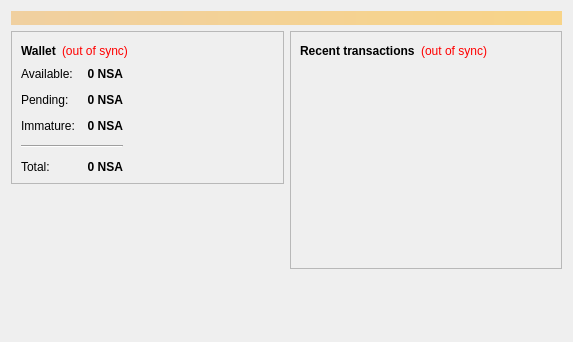
<?xml version="1.0" encoding="UTF-8"?>
<ui version="4.0">
 <class>OverviewPage</class>
 <widget class="QWidget" name="OverviewPage">
  <property name="geometry">
   <rect>
    <x>0</x>
    <y>0</y>
    <width>573</width>
    <height>342</height>
   </rect>
  </property>
  <property name="windowTitle">
   <string>Form</string>
  </property>
  <layout class="QVBoxLayout" name="topLayout">
   <item>
    <widget class="QLabel" name="labelAlerts">
     <property name="visible">
      <bool>false</bool>
     </property>
     <property name="styleSheet">
      <string notr="true">background-color: qlineargradient(x1: 0, y1: 0, x2: 1, y2: 0, stop:0 #F0D0A0, stop:1 #F8D488); color:#000000;</string>
     </property>
     <property name="wordWrap">
      <bool>true</bool>
     </property>
     <property name="margin">
      <number>3</number>
     </property>
    </widget>
   </item>
   <item>
    <layout class="QHBoxLayout" name="horizontalLayout" stretch="1,1">
     <item>
      <layout class="QVBoxLayout" name="verticalLayout_2">
       <item>
        <widget class="QFrame" name="frame">
         <property name="frameShape">
          <enum>QFrame::StyledPanel</enum>
         </property>
         <property name="frameShadow">
          <enum>QFrame::Raised</enum>
         </property>
         <layout class="QVBoxLayout" name="verticalLayout_4">
          <item>
           <layout class="QHBoxLayout" name="horizontalLayout_4">
            <item>
             <widget class="QLabel" name="label_5">
              <property name="font">
               <font>
                <weight>75</weight>
                <bold>true</bold>
               </font>
              </property>
              <property name="text">
               <string>Wallet</string>
              </property>
             </widget>
            </item>
            <item>
             <widget class="QLabel" name="labelWalletStatus">
              <property name="toolTip">
               <string>The displayed information may be out of date. Your wallet automatically synchronizes with the Bitcoin network after a connection is established, but this process has not completed yet.</string>
              </property>
              <property name="styleSheet">
               <string notr="true">QLabel { color: red; }</string>
              </property>
              <property name="text">
               <string notr="true">(out of sync)</string>
              </property>
              <property name="alignment">
               <set>Qt::AlignLeading|Qt::AlignLeft|Qt::AlignVCenter</set>
              </property>
             </widget>
            </item>
            <item>
             <spacer name="horizontalSpacer_2">
              <property name="orientation">
               <enum>Qt::Horizontal</enum>
              </property>
              <property name="sizeHint" stdset="0">
               <size>
                <width>40</width>
                <height>20</height>
               </size>
              </property>
             </spacer>
            </item>
           </layout>
          </item>
          <item>
          <layout class="QHBoxLayout" name="horizontalLayout_3">
           <item>
           <layout class="QFormLayout" name="formLayout_2">
            <property name="fieldGrowthPolicy">
             <enum>QFormLayout::AllNonFixedFieldsGrow</enum>
            </property>
            <property name="horizontalSpacing">
             <number>12</number>
            </property>
            <property name="verticalSpacing">
             <number>12</number>
            </property>
            <item row="0" column="0">
             <widget class="QLabel" name="label">
              <property name="text">
               <string>Available:</string>
              </property>
             </widget>
            </item>
            <item row="0" column="1">
             <widget class="QLabel" name="labelBalance">
              <property name="font">
               <font>
                <weight>75</weight>
                <bold>true</bold>
               </font>
              </property>
              <property name="cursor">
               <cursorShape>IBeamCursor</cursorShape>
              </property>
              <property name="toolTip">
               <string>Your current spendable balance</string>
              </property>
              <property name="text">
               <string notr="true">0 NSA</string>
              </property>
              <property name="alignment">
               <set>Qt::AlignRight|Qt::AlignTrailing|Qt::AlignVCenter</set>
              </property>
              <property name="textInteractionFlags">
               <set>Qt::LinksAccessibleByMouse|Qt::TextSelectableByKeyboard|Qt::TextSelectableByMouse</set>
              </property>
             </widget>
            </item>
            <item row="1" column="0">
             <widget class="QLabel" name="label_3">
              <property name="text">
               <string>Pending:</string>
              </property>
             </widget>
            </item>
            <item row="1" column="1">
             <widget class="QLabel" name="labelUnconfirmed">
              <property name="font">
               <font>
                <weight>75</weight>
                <bold>true</bold>
               </font>
              </property>
              <property name="cursor">
               <cursorShape>IBeamCursor</cursorShape>
              </property>
              <property name="toolTip">
               <string>Total of transactions that have yet to be confirmed, and do not yet count toward the spendable balance</string>
              </property>
              <property name="text">
               <string notr="true">0 NSA</string>
              </property>
              <property name="alignment">
               <set>Qt::AlignRight|Qt::AlignTrailing|Qt::AlignVCenter</set>
              </property>
              <property name="textInteractionFlags">
               <set>Qt::LinksAccessibleByMouse|Qt::TextSelectableByKeyboard|Qt::TextSelectableByMouse</set>
              </property>
             </widget>
            </item>
            <item row="2" column="0">
             <widget class="QLabel" name="labelImmatureText">
              <property name="text">
               <string>Immature:</string>
              </property>
             </widget>
            </item>
            <item row="2" column="1">
             <widget class="QLabel" name="labelImmature">
              <property name="font">
               <font>
                <weight>75</weight>
                <bold>true</bold>
               </font>
              </property>
              <property name="toolTip">
               <string>Mined balance that has not yet matured</string>
              </property>
              <property name="text">
               <string notr="true">0 NSA</string>
              </property>
              <property name="alignment">
               <set>Qt::AlignRight|Qt::AlignTrailing|Qt::AlignVCenter</set>
              </property>
              <property name="textInteractionFlags">
               <set>Qt::LinksAccessibleByMouse|Qt::TextSelectableByKeyboard|Qt::TextSelectableByMouse</set>
              </property>
             </widget>
            </item>
            <item row="4" column="0">
             <widget class="QLabel" name="labelTotalText">
              <property name="text">
               <string>Total:</string>
              </property>
             </widget>
            </item>
            <item row="4" column="1">
             <widget class="QLabel" name="labelTotal">
              <property name="font">
               <font>
                <weight>75</weight>
                <bold>true</bold>
               </font>
              </property>
              <property name="cursor">
               <cursorShape>IBeamCursor</cursorShape>
              </property>
              <property name="toolTip">
               <string>Your current total balance</string>
              </property>
              <property name="text">
               <string notr="true">0 NSA</string>
              </property>
              <property name="alignment">
               <set>Qt::AlignRight|Qt::AlignTrailing|Qt::AlignVCenter</set>
              </property>
              <property name="textInteractionFlags">
               <set>Qt::LinksAccessibleByMouse|Qt::TextSelectableByKeyboard|Qt::TextSelectableByMouse</set>
              </property>
             </widget>
            </item>
            <item row="3" column="0" colspan="2">
             <widget class="Line" name="line">
              <property name="orientation">
               <enum>Qt::Horizontal</enum>
              </property>
             </widget>
            </item>
           </layout>
          </item>
            <item>
             <spacer name="horizontalSpacer_3">
              <property name="orientation">
               <enum>Qt::Horizontal</enum>
              </property>
              <property name="sizeHint" stdset="0">
               <size>
                <width>40</width>
                <height>20</height>
               </size>
              </property>
             </spacer>
            </item>
           </layout>
          </item>
         </layout>
        </widget>
       </item>
       <item>
        <spacer name="verticalSpacer">
         <property name="orientation">
          <enum>Qt::Vertical</enum>
         </property>
         <property name="sizeHint" stdset="0">
          <size>
           <width>20</width>
           <height>40</height>
          </size>
         </property>
        </spacer>
       </item>
      </layout>
     </item>
     <item>
      <layout class="QVBoxLayout" name="verticalLayout_3">
       <item>
        <widget class="QFrame" name="frame_2">
         <property name="frameShape">
          <enum>QFrame::StyledPanel</enum>
         </property>
         <property name="frameShadow">
          <enum>QFrame::Raised</enum>
         </property>
         <layout class="QVBoxLayout" name="verticalLayout">
          <item>
           <layout class="QHBoxLayout" name="horizontalLayout_2">
            <item>
             <widget class="QLabel" name="label_4">
              <property name="text">
               <string>&lt;b&gt;Recent transactions&lt;/b&gt;</string>
              </property>
             </widget>
            </item>
            <item>
             <widget class="QLabel" name="labelTransactionsStatus">
              <property name="toolTip">
               <string>The displayed information may be out of date. Your wallet automatically synchronizes with the Bitcoin network after a connection is established, but this process has not completed yet.</string>
              </property>
              <property name="styleSheet">
               <string notr="true">QLabel { color: red; }</string>
              </property>
              <property name="text">
               <string notr="true">(out of sync)</string>
              </property>
              <property name="alignment">
               <set>Qt::AlignRight|Qt::AlignTrailing|Qt::AlignVCenter</set>
              </property>
             </widget>
            </item>
            <item>
             <spacer name="horizontalSpacer">
              <property name="orientation">
               <enum>Qt::Horizontal</enum>
              </property>
              <property name="sizeHint" stdset="0">
               <size>
                <width>40</width>
                <height>20</height>
               </size>
              </property>
             </spacer>
            </item>
           </layout>
          </item>
          <item>
           <widget class="QListView" name="listTransactions">
            <property name="styleSheet">
             <string notr="true">QListView { background: transparent; }</string>
            </property>
            <property name="frameShape">
             <enum>QFrame::NoFrame</enum>
            </property>
            <property name="verticalScrollBarPolicy">
             <enum>Qt::ScrollBarAlwaysOff</enum>
            </property>
            <property name="horizontalScrollBarPolicy">
             <enum>Qt::ScrollBarAlwaysOff</enum>
            </property>
            <property name="selectionMode">
             <enum>QAbstractItemView::NoSelection</enum>
            </property>
           </widget>
          </item>
         </layout>
        </widget>
       </item>
       <item>
        <spacer name="verticalSpacer_2">
         <property name="orientation">
          <enum>Qt::Vertical</enum>
         </property>
         <property name="sizeHint" stdset="0">
          <size>
           <width>20</width>
           <height>40</height>
          </size>
         </property>
        </spacer>
       </item>
      </layout>
     </item>
    </layout>
   </item>
  </layout>
 </widget>
 <resources/>
 <connections/>
</ui>
